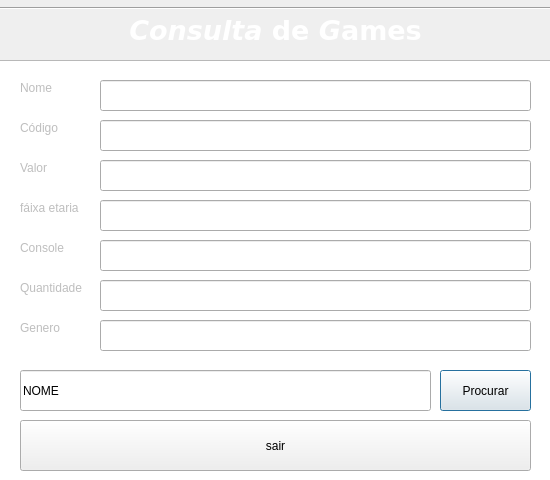
<?xml version="1.0" encoding="UTF-8"?>
<ui version="4.0">
 <class>consulta</class>
 <widget class="QDialog" name="consulta">
  <property name="geometry">
   <rect>
    <x>0</x>
    <y>0</y>
    <width>550</width>
    <height>480</height>
   </rect>
  </property>
  <property name="minimumSize">
   <size>
    <width>550</width>
    <height>480</height>
   </size>
  </property>
  <property name="maximumSize">
   <size>
    <width>550</width>
    <height>480</height>
   </size>
  </property>
  <property name="windowTitle">
   <string>Procurar</string>
  </property>
  <property name="styleSheet">
   <string notr="true"/>
  </property>
  <widget class="QLineEdit" name="nomee">
   <property name="geometry">
    <rect>
     <x>20</x>
     <y>370</y>
     <width>411</width>
     <height>41</height>
    </rect>
   </property>
   <property name="toolTip">
    <string>&lt;html&gt;&lt;head/&gt;&lt;body&gt;&lt;p&gt;Digite o Nome do jogo desejado&lt;/p&gt;&lt;/body&gt;&lt;/html&gt;</string>
   </property>
   <property name="whatsThis">
    <string>&lt;html&gt;&lt;head/&gt;&lt;body&gt;&lt;p&gt;Nome&lt;/p&gt;&lt;/body&gt;&lt;/html&gt;</string>
   </property>
   <property name="autoFillBackground">
    <bool>true</bool>
   </property>
   <property name="text">
    <string>NOME</string>
   </property>
   <property name="maxLength">
    <number>30</number>
   </property>
  </widget>
  <widget class="QPushButton" name="procurar">
   <property name="geometry">
    <rect>
     <x>440</x>
     <y>370</y>
     <width>91</width>
     <height>41</height>
    </rect>
   </property>
   <property name="text">
    <string>Procurar</string>
   </property>
  </widget>
  <widget class="QPushButton" name="sair">
   <property name="geometry">
    <rect>
     <x>20</x>
     <y>420</y>
     <width>511</width>
     <height>51</height>
    </rect>
   </property>
   <property name="text">
    <string>sair</string>
   </property>
  </widget>
  <widget class="QLabel" name="label_5">
   <property name="enabled">
    <bool>false</bool>
   </property>
   <property name="geometry">
    <rect>
     <x>20</x>
     <y>240</y>
     <width>61</width>
     <height>15</height>
    </rect>
   </property>
   <property name="text">
    <string>Console</string>
   </property>
  </widget>
  <widget class="QLineEdit" name="consoleedit">
   <property name="enabled">
    <bool>true</bool>
   </property>
   <property name="geometry">
    <rect>
     <x>100</x>
     <y>240</y>
     <width>431</width>
     <height>31</height>
    </rect>
   </property>
   <property name="cursor">
    <cursorShape>SizeAllCursor</cursorShape>
   </property>
   <property name="mouseTracking">
    <bool>true</bool>
   </property>
   <property name="acceptDrops">
    <bool>true</bool>
   </property>
   <property name="text">
    <string notr="true"/>
   </property>
   <property name="frame">
    <bool>true</bool>
   </property>
   <property name="echoMode">
    <enum>QLineEdit::Normal</enum>
   </property>
   <property name="dragEnabled">
    <bool>false</bool>
   </property>
   <property name="readOnly">
    <bool>true</bool>
   </property>
   <property name="clearButtonEnabled">
    <bool>false</bool>
   </property>
  </widget>
  <widget class="QLabel" name="label_3">
   <property name="enabled">
    <bool>false</bool>
   </property>
   <property name="geometry">
    <rect>
     <x>20</x>
     <y>160</y>
     <width>61</width>
     <height>15</height>
    </rect>
   </property>
   <property name="text">
    <string>Valor</string>
   </property>
  </widget>
  <widget class="QLineEdit" name="Codigoedit">
   <property name="enabled">
    <bool>true</bool>
   </property>
   <property name="geometry">
    <rect>
     <x>100</x>
     <y>120</y>
     <width>431</width>
     <height>31</height>
    </rect>
   </property>
   <property name="cursor">
    <cursorShape>SizeAllCursor</cursorShape>
   </property>
   <property name="mouseTracking">
    <bool>true</bool>
   </property>
   <property name="acceptDrops">
    <bool>true</bool>
   </property>
   <property name="inputMask">
    <string/>
   </property>
   <property name="text">
    <string notr="true"/>
   </property>
   <property name="frame">
    <bool>true</bool>
   </property>
   <property name="echoMode">
    <enum>QLineEdit::Normal</enum>
   </property>
   <property name="dragEnabled">
    <bool>false</bool>
   </property>
   <property name="readOnly">
    <bool>true</bool>
   </property>
   <property name="clearButtonEnabled">
    <bool>false</bool>
   </property>
  </widget>
  <widget class="QLabel" name="label_2">
   <property name="enabled">
    <bool>false</bool>
   </property>
   <property name="geometry">
    <rect>
     <x>20</x>
     <y>120</y>
     <width>61</width>
     <height>15</height>
    </rect>
   </property>
   <property name="text">
    <string>Código</string>
   </property>
  </widget>
  <widget class="QLabel" name="label_4">
   <property name="enabled">
    <bool>false</bool>
   </property>
   <property name="geometry">
    <rect>
     <x>20</x>
     <y>200</y>
     <width>81</width>
     <height>16</height>
    </rect>
   </property>
   <property name="text">
    <string>fáixa etaria</string>
   </property>
  </widget>
  <widget class="QLabel" name="label_6">
   <property name="enabled">
    <bool>false</bool>
   </property>
   <property name="geometry">
    <rect>
     <x>20</x>
     <y>280</y>
     <width>81</width>
     <height>16</height>
    </rect>
   </property>
   <property name="text">
    <string>Quantidade</string>
   </property>
  </widget>
  <widget class="QLineEdit" name="qtdedit">
   <property name="enabled">
    <bool>true</bool>
   </property>
   <property name="geometry">
    <rect>
     <x>100</x>
     <y>280</y>
     <width>431</width>
     <height>31</height>
    </rect>
   </property>
   <property name="cursor">
    <cursorShape>SizeAllCursor</cursorShape>
   </property>
   <property name="mouseTracking">
    <bool>true</bool>
   </property>
   <property name="acceptDrops">
    <bool>true</bool>
   </property>
   <property name="text">
    <string notr="true"/>
   </property>
   <property name="frame">
    <bool>true</bool>
   </property>
   <property name="echoMode">
    <enum>QLineEdit::Normal</enum>
   </property>
   <property name="dragEnabled">
    <bool>false</bool>
   </property>
   <property name="readOnly">
    <bool>true</bool>
   </property>
   <property name="clearButtonEnabled">
    <bool>false</bool>
   </property>
  </widget>
  <widget class="QLineEdit" name="etariaedit">
   <property name="enabled">
    <bool>true</bool>
   </property>
   <property name="geometry">
    <rect>
     <x>100</x>
     <y>200</y>
     <width>431</width>
     <height>31</height>
    </rect>
   </property>
   <property name="cursor">
    <cursorShape>SizeAllCursor</cursorShape>
   </property>
   <property name="mouseTracking">
    <bool>true</bool>
   </property>
   <property name="acceptDrops">
    <bool>true</bool>
   </property>
   <property name="text">
    <string notr="true"/>
   </property>
   <property name="frame">
    <bool>true</bool>
   </property>
   <property name="echoMode">
    <enum>QLineEdit::Normal</enum>
   </property>
   <property name="dragEnabled">
    <bool>false</bool>
   </property>
   <property name="readOnly">
    <bool>true</bool>
   </property>
   <property name="clearButtonEnabled">
    <bool>false</bool>
   </property>
  </widget>
  <widget class="QLineEdit" name="generoedit">
   <property name="enabled">
    <bool>true</bool>
   </property>
   <property name="geometry">
    <rect>
     <x>100</x>
     <y>320</y>
     <width>431</width>
     <height>31</height>
    </rect>
   </property>
   <property name="cursor">
    <cursorShape>SizeAllCursor</cursorShape>
   </property>
   <property name="mouseTracking">
    <bool>true</bool>
   </property>
   <property name="acceptDrops">
    <bool>true</bool>
   </property>
   <property name="toolTip">
    <string>&lt;html&gt;&lt;head/&gt;&lt;body&gt;&lt;p&gt;adfadasd&lt;/p&gt;&lt;/body&gt;&lt;/html&gt;</string>
   </property>
   <property name="text">
    <string notr="true"/>
   </property>
   <property name="frame">
    <bool>true</bool>
   </property>
   <property name="echoMode">
    <enum>QLineEdit::Normal</enum>
   </property>
   <property name="dragEnabled">
    <bool>false</bool>
   </property>
   <property name="readOnly">
    <bool>true</bool>
   </property>
   <property name="clearButtonEnabled">
    <bool>false</bool>
   </property>
  </widget>
  <widget class="QLineEdit" name="Nomeedit">
   <property name="enabled">
    <bool>true</bool>
   </property>
   <property name="geometry">
    <rect>
     <x>100</x>
     <y>80</y>
     <width>431</width>
     <height>31</height>
    </rect>
   </property>
   <property name="cursor">
    <cursorShape>SizeAllCursor</cursorShape>
   </property>
   <property name="mouseTracking">
    <bool>true</bool>
   </property>
   <property name="acceptDrops">
    <bool>true</bool>
   </property>
   <property name="inputMask">
    <string/>
   </property>
   <property name="text">
    <string notr="true"/>
   </property>
   <property name="frame">
    <bool>true</bool>
   </property>
   <property name="echoMode">
    <enum>QLineEdit::Normal</enum>
   </property>
   <property name="dragEnabled">
    <bool>false</bool>
   </property>
   <property name="readOnly">
    <bool>true</bool>
   </property>
   <property name="clearButtonEnabled">
    <bool>false</bool>
   </property>
  </widget>
  <widget class="QLineEdit" name="Valoredit">
   <property name="enabled">
    <bool>true</bool>
   </property>
   <property name="geometry">
    <rect>
     <x>100</x>
     <y>160</y>
     <width>431</width>
     <height>31</height>
    </rect>
   </property>
   <property name="cursor">
    <cursorShape>SizeAllCursor</cursorShape>
   </property>
   <property name="mouseTracking">
    <bool>true</bool>
   </property>
   <property name="acceptDrops">
    <bool>true</bool>
   </property>
   <property name="text">
    <string notr="true"/>
   </property>
   <property name="frame">
    <bool>true</bool>
   </property>
   <property name="echoMode">
    <enum>QLineEdit::Normal</enum>
   </property>
   <property name="dragEnabled">
    <bool>false</bool>
   </property>
   <property name="readOnly">
    <bool>true</bool>
   </property>
   <property name="clearButtonEnabled">
    <bool>false</bool>
   </property>
  </widget>
  <widget class="QLabel" name="label_7">
   <property name="enabled">
    <bool>false</bool>
   </property>
   <property name="geometry">
    <rect>
     <x>20</x>
     <y>80</y>
     <width>61</width>
     <height>15</height>
    </rect>
   </property>
   <property name="frameShadow">
    <enum>QFrame::Plain</enum>
   </property>
   <property name="text">
    <string>Nome</string>
   </property>
   <property name="textFormat">
    <enum>Qt::PlainText</enum>
   </property>
  </widget>
  <widget class="QLabel" name="label_8">
   <property name="enabled">
    <bool>false</bool>
   </property>
   <property name="geometry">
    <rect>
     <x>20</x>
     <y>320</y>
     <width>81</width>
     <height>16</height>
    </rect>
   </property>
   <property name="text">
    <string>Genero</string>
   </property>
  </widget>
  <widget class="Line" name="line_2">
   <property name="geometry">
    <rect>
     <x>-10</x>
     <y>0</y>
     <width>561</width>
     <height>16</height>
    </rect>
   </property>
   <property name="orientation">
    <enum>Qt::Horizontal</enum>
   </property>
  </widget>
  <widget class="QLabel" name="label_9">
   <property name="geometry">
    <rect>
     <x>0</x>
     <y>0</y>
     <width>551</width>
     <height>61</height>
    </rect>
   </property>
   <property name="font">
    <font>
     <family>DejaVu Sans</family>
     <pointsize>20</pointsize>
     <underline>false</underline>
    </font>
   </property>
   <property name="styleSheet">
    <string notr="true">border-image: url(:/imagens/blue-gradient-abstract-hd-wallpaper-1920x1200-44301.jpg);</string>
   </property>
   <property name="text">
    <string>&lt;html&gt;&lt;head/&gt;&lt;body&gt;&lt;p align=&quot;center&quot;&gt;&lt;span style=&quot; font-weight:600; font-style:italic; color:#ffffff;&quot;&gt;Consulta&lt;/span&gt;&lt;span style=&quot; font-weight:600; color:#ffffff;&quot;&gt; de &lt;/span&gt;&lt;span style=&quot; font-weight:600; font-style:italic; color:#ffffff;&quot;&gt;G&lt;/span&gt;&lt;span style=&quot; font-weight:600; color:#ffffff;&quot;&gt;ames&lt;/span&gt;&lt;/p&gt;&lt;/body&gt;&lt;/html&gt;</string>
   </property>
  </widget>
  <widget class="QTextEdit" name="textEdit">
   <property name="geometry">
    <rect>
     <x>-130</x>
     <y>60</y>
     <width>681</width>
     <height>451</height>
    </rect>
   </property>
   <property name="styleSheet">
    <string notr="true">border-image: url(:/imagens/ddd.jpg);</string>
   </property>
  </widget>
  <zorder>textEdit</zorder>
  <zorder>nomee</zorder>
  <zorder>procurar</zorder>
  <zorder>sair</zorder>
  <zorder>label_5</zorder>
  <zorder>consoleedit</zorder>
  <zorder>label_3</zorder>
  <zorder>Codigoedit</zorder>
  <zorder>label_2</zorder>
  <zorder>label_4</zorder>
  <zorder>label_6</zorder>
  <zorder>qtdedit</zorder>
  <zorder>etariaedit</zorder>
  <zorder>generoedit</zorder>
  <zorder>Nomeedit</zorder>
  <zorder>Valoredit</zorder>
  <zorder>label_7</zorder>
  <zorder>label_8</zorder>
  <zorder>line_2</zorder>
  <zorder>label_9</zorder>
 </widget>
 <tabstops>
  <tabstop>nomee</tabstop>
  <tabstop>procurar</tabstop>
  <tabstop>sair</tabstop>
  <tabstop>Nomeedit</tabstop>
  <tabstop>Codigoedit</tabstop>
  <tabstop>Valoredit</tabstop>
  <tabstop>etariaedit</tabstop>
  <tabstop>consoleedit</tabstop>
  <tabstop>qtdedit</tabstop>
  <tabstop>generoedit</tabstop>
 </tabstops>
 <resources/>
 <connections/>
</ui>
